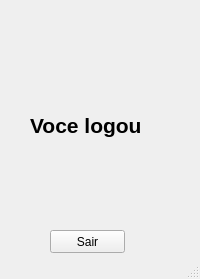
<?xml version="1.0" encoding="UTF-8"?>
<ui version="4.0">
 <class>MainWindow</class>
 <widget class="QMainWindow" name="MainWindow">
  <property name="geometry">
   <rect>
    <x>0</x>
    <y>0</y>
    <width>200</width>
    <height>279</height>
   </rect>
  </property>
  <property name="windowTitle">
   <string>Tela2</string>
  </property>
  <widget class="QWidget" name="centralwidget">
   <widget class="QPushButton" name="pushButton">
    <property name="geometry">
     <rect>
      <x>50</x>
      <y>230</y>
      <width>75</width>
      <height>23</height>
     </rect>
    </property>
    <property name="text">
     <string>Sair</string>
    </property>
   </widget>
   <widget class="QLabel" name="label">
    <property name="geometry">
     <rect>
      <x>30</x>
      <y>90</y>
      <width>141</width>
      <height>71</height>
     </rect>
    </property>
    <property name="font">
     <font>
      <pointsize>16</pointsize>
      <weight>75</weight>
      <bold>true</bold>
     </font>
    </property>
    <property name="text">
     <string>Voce logou</string>
    </property>
   </widget>
  </widget>
  <widget class="QStatusBar" name="statusbar"/>
 </widget>
 <resources/>
 <connections/>
</ui>
